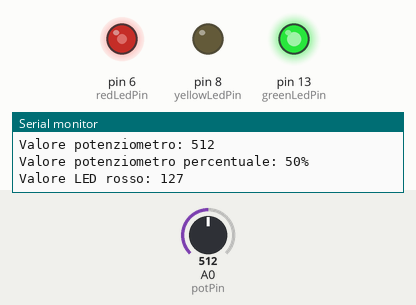
The sketch below on a simulated Arduino Uno, built with avr-gcc and run on an emulated ATmega328P. On the bench: output pins drawn as LEDs (lit = HIGH), the last lines printed to the serial monitor. The inputs (shaded band) are chosen by the test bench; at power-on: A0 (potPin) = 512.

Above: at 1.8 s.
1.9 s: A0 (potPin) set to 716
At 3.5 s:
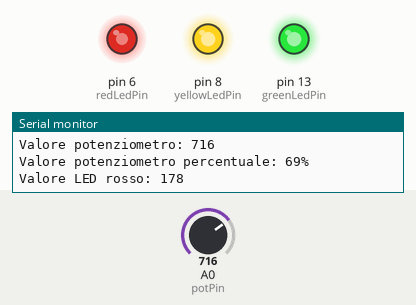
4.0 s: A0 (potPin) set to 900
At 5.8 s:
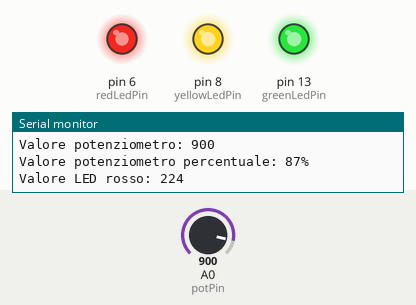
6.1 s: A0 (potPin) set to 511
At 6.5 s:
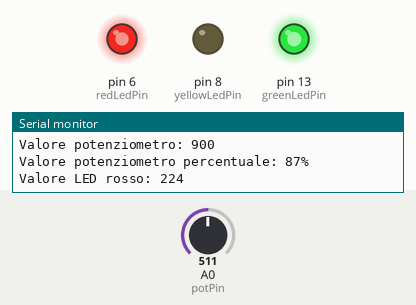
8.1 s: A0 (potPin) set to 122
At 9.0 s:
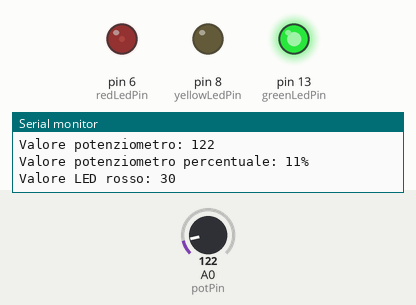
10.2 s: A0 (potPin) set to 1023
At 11.4 s:
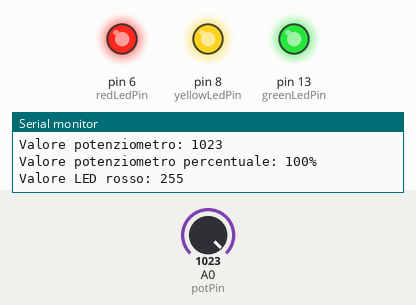
Timing chart, 0 to 13.2 s (numbered marks = the images above; inputs shaded):
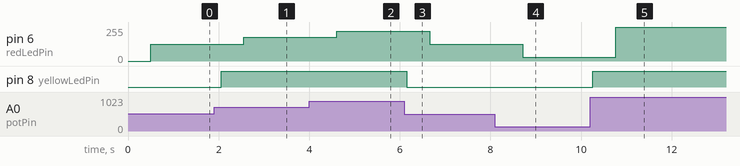

Measured:
- after the input at 1.9 s, pin 6 (redLedPin): 127/255 → 178/255 after 0.65 s; pin 8 (yellowLedPin): LOW → HIGH after 0.15 s
- after the input at 4.0 s, pin 6 (redLedPin): 178/255 → 224/255 after 0.61 s
- after the input at 6.1 s, pin 6 (redLedPin): 224/255 → 127/255 after 0.56 s; pin 8 (yellowLedPin): HIGH → LOW after 0.06 s
- after the input at 8.1 s, pin 6 (redLedPin): 127/255 → 30/255 after 0.61 s
- after the input at 10.2 s, pin 6 (redLedPin): 30/255 → 255/255 after 0.56 s; pin 8 (yellowLedPin): LOW → HIGH after 0.06 s

The sketch:

2026-03-26_3ainf_sistemi_lanzafameflavio_verifica_arduino_5.ino
```cpp
// Dichiarazioni pin
const int potPin = 0;
const int greenLedPin = 13;
const int yellowLedPin = 8;
const int redLedPin = 6;

// Dichiarazione variabili valore potenziometro
int potValue;
int percentualPotValue;

// Luminosita' LED rosso
int redLedBrightness;

void setup()
{
  // Setup pin
  pinMode(potPin, INPUT);
  pinMode(greenLedPin, OUTPUT);
  pinMode(yellowLedPin, OUTPUT);
  pinMode(redLedPin, OUTPUT);

  // Setup monitor seriale
  Serial.begin(9600);

  // Accendi il LED verde
  digitalWrite(greenLedPin, HIGH);
}

void loop()
{
  // Leggi il valore del potenziometro
  potValue = analogRead(potPin);

  // Converti il valore in percentuale
  percentualPotValue = map(potValue, 0, 1023, 0, 100);

  // Se il valore percentuale > 50, accendi il led giallo
  if(percentualPotValue > 50) {
    digitalWrite(yellowLedPin, HIGH);
  } else {
    digitalWrite(yellowLedPin, LOW);
  }

  delay(500);

  // Converti il valore del pot. per l'uscita analogica
  redLedBrightness = map(potValue, 0, 1023, 0, 255);

  // Imposta luminosita' LED rosso con il valore del pot.
  analogWrite(redLedPin, redLedBrightness);

  // Stampa valori potenziometro
  Serial.print("\nValore potenziometro: ");
  Serial.println(potValue);

  Serial.print("Valore potenziometro percentuale: ");
  Serial.print(percentualPotValue);
  Serial.println("%");

  Serial.print("Valore LED rosso: ");
  Serial.println(redLedBrightness);

  delay(500);
}
```
